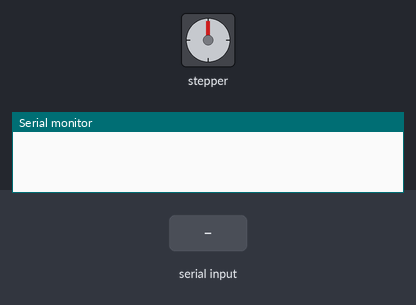
This sketch was run on a simulated Arduino Uno, built with avr-gcc and run on an emulated ATmega328P. Shown: stepper motor, the last lines printed to the serial monitor. The inputs (shaded band) are chosen by the test bench. Stepper angles assume 2048 steps per turn.

Above: at 1.2 s.
1.3 s: "90,45\n" received over Serial
At 3.0 s:
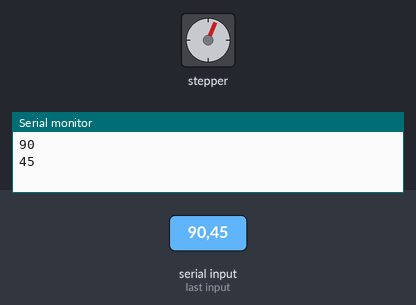
4.3 s: "30,150\n" received over Serial
At 6.7 s:
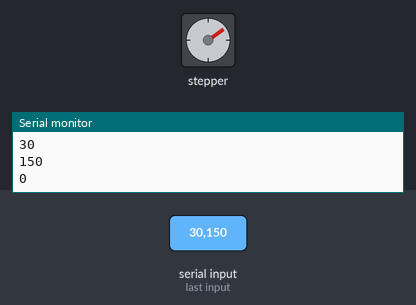
7.3 s: "200\n" received over Serial
At 9.5 s:
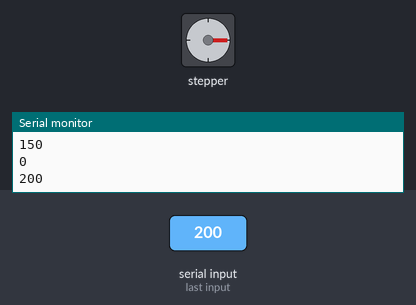
10.3 s: "90\n" received over Serial
At 11.8 s:
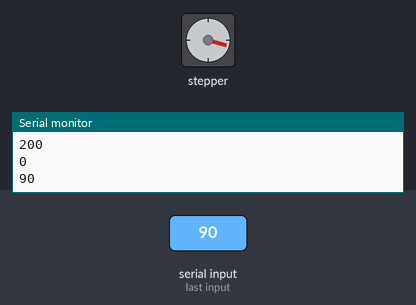
13.3 s: "90,45\n" received over Serial
At 15.6 s:
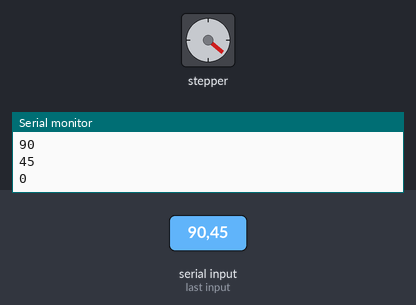
16.3 s: "30,150\n" received over Serial
At 18.9 s:
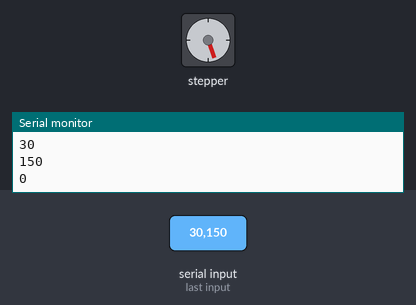
Timing chart, 0 to 20.3 s (numbered marks = the images above; inputs shaded):
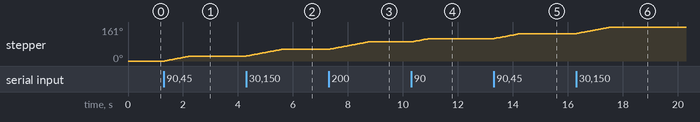

Measured:
- after the input at 1.3 s, stepper: turns 23° clockwise in 0.91 s, starting at once
- after the input at 4.3 s, stepper: turns 32° clockwise in 1.3 s, starting at once
- after the input at 7.3 s, stepper: turns 35° clockwise in 1.4 s, starting at once
- after the input at 10.3 s, stepper: turns 16° clockwise in 0.62 s, starting at once
- after the input at 13.3 s, stepper: turns 24° clockwise in 0.96 s, starting at once
- after the input at 16.3 s, stepper: turns 31° clockwise in 1.2 s, starting at once

The sketch:

StepperMotor.ino
```cpp
// https://circuitdigest.com/microcontroller-projects/arduino-stepper-motor-control-tutorial

// Wiring up.
// Steper Motor Controller Board
// In1 - Pin 8
// In2 - Pin 9
// In3 - Pin 10
// In4 - Pin 11
// +ve - 5V
// -ve - GND

#include <Stepper.h>
#define STEPS 32

Stepper stepper(STEPS, 8, 10, 9, 11); // asign pins and energising order

int val = 0;


void setup() {
 Serial.begin(9600);
 stepper.setSpeed(261); // 261 is frequency of middle C
}

void loop() {
 if (Serial.available() >0 ){
  val = Serial.parseInt();
  stepper.step(val);
  Serial.println(val);
 }
}
```
